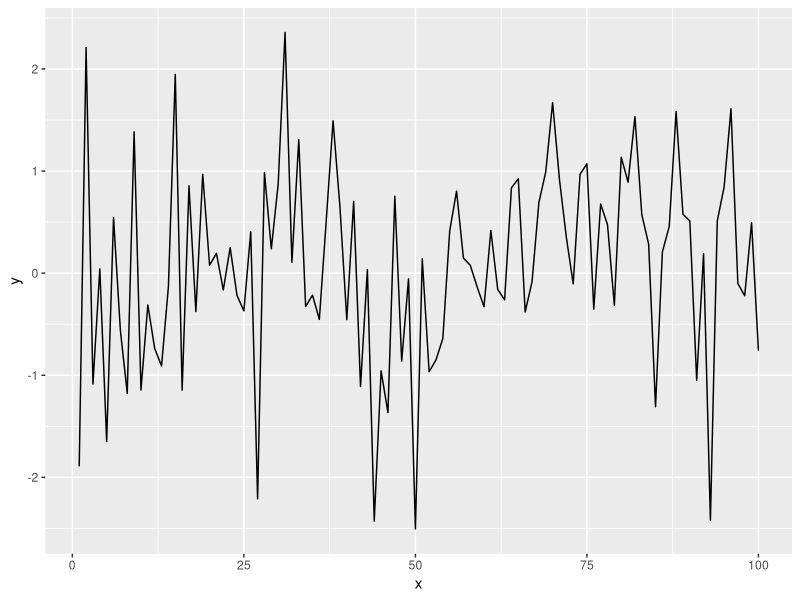

R code for this plot:
## ---- chunk 1
knitr:: opts_chunk$set(echo = TRUE, fig.align = "center")
## ---- chunk 2
library("tidyverse")
## ---- chunk 3
x = seq(1:100)
y = rnorm(100)
dat = data.frame(x, y)
ggplot(dat, aes(x = x, y = y)) +
geom_line()


## ---- chunk 4
knitr::kable( head(dat, n=5), caption = "This is the first 5 rows.")
